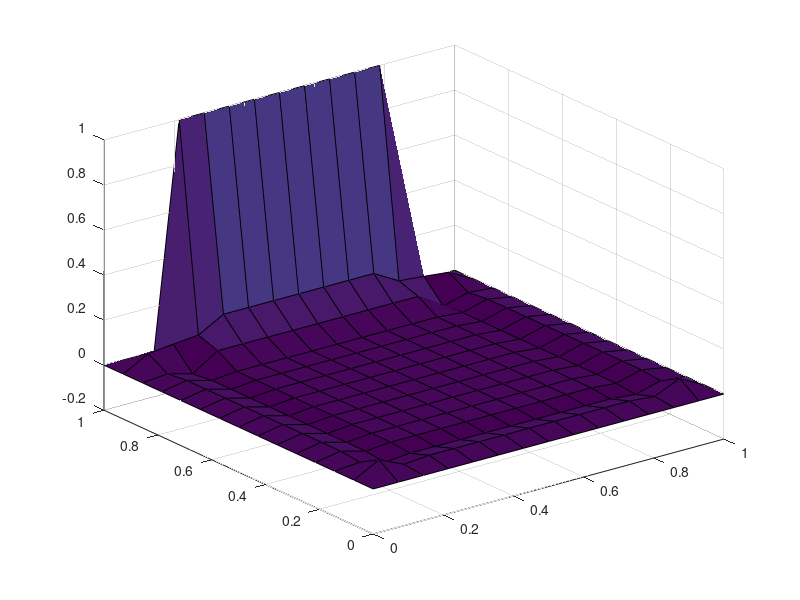

Source code (MATLAB):
%implement boundary conditions

% u(0; y) = u(1; y) = 0 ; for 0 < y < 1;
% u(x; 1) = 0 ; for 0 < x < 1;
% u(x; 0) = 0 ; for 0 < x < 0:2 and 0:8 < x < 1;
% u(x; 0) = 1 ; for 0:2 < x < 0:8:
clear;
n = 15; %size 

ep = 0.15; %residual size parameter
num = (n-2)^2;  %number of unknowns
uold = zeros(n);
lb= ceil((n*1/5)+1);
ub= floor((n*4/5));
for c = lb:1:ub
    uold(n,c) = 1;
end
k = (ub-lb+1)/(n^2-(n-2)^2); %initial value of all P = (number of ones)/(total area of boundary)
for y = 2:1:n-1
        for x = 2:1:n-1
            uold(x,y)=k;
        end
end
 unew = uold;
 cnt=0;
while cnt<num 
    cnt = 0; %count set to 0 at beginning of loop
    for y = 2:1:n-1
        for x = 2:1:n-1
            unew(x,y) = (uold(x+1, y)+uold(x-1, y)+uold(x, y+1)+uold(x, y-1)-4*uold(x, y))/4;
            r = abs(unew(x, y)-uold(x, y));
            if r < ep
                cnt=cnt+1; %count increments
            end
        end
    end
    if cnt == num %if condition r<ep if true for all r then exit the loop
        break;
    end
    uold = unew;
end
para = 1/(n-1);
[X,Y] = meshgrid(0:para:1,0:para:1);
S = surf(X,Y,unew,unew);

